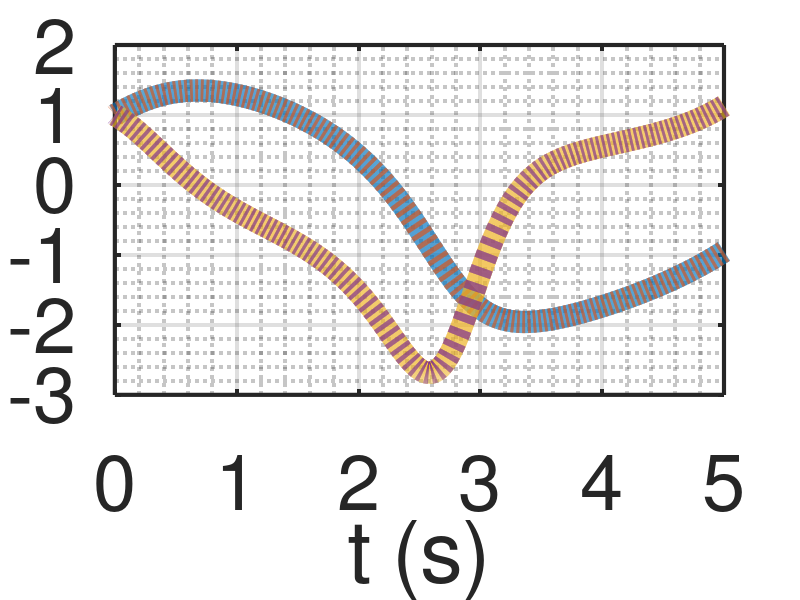
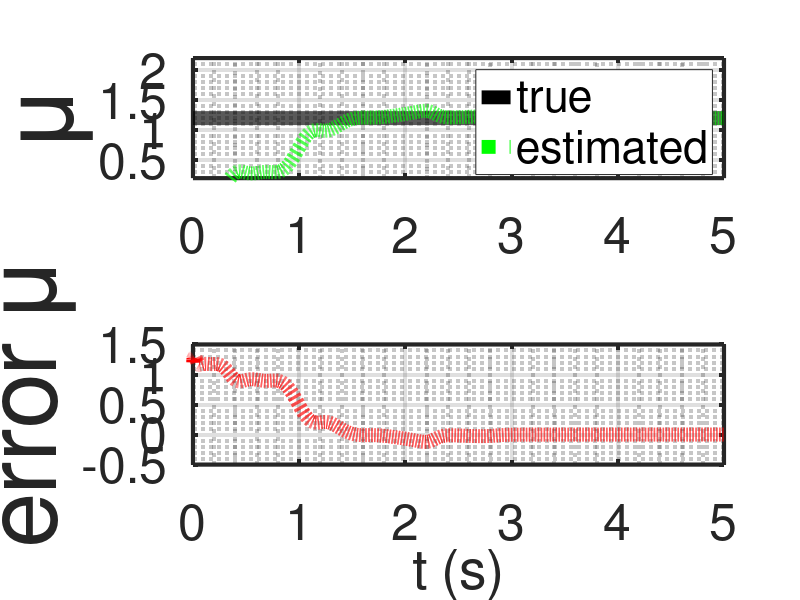
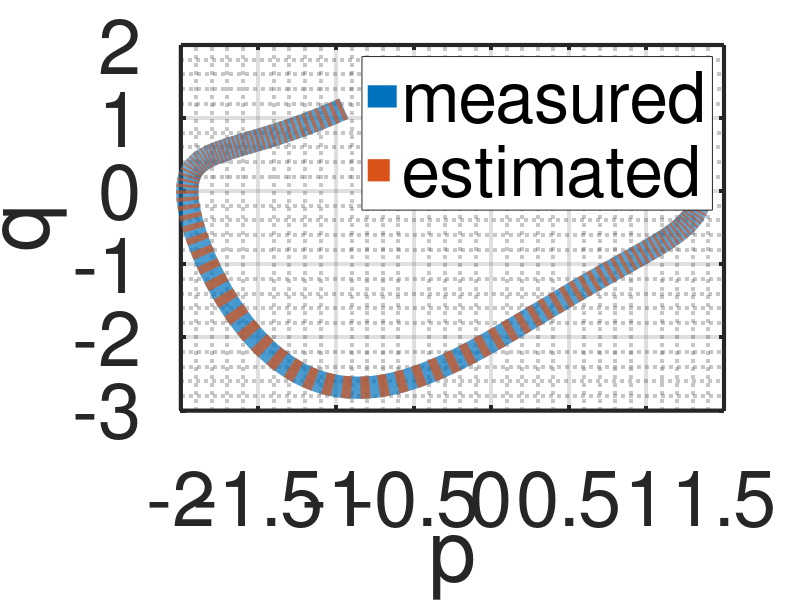

These figures' MATLAB source, in order:
%% Research code by Agus Hasan
%% Paper: "WyNDA: A Method to Discover Mathematical Models of Dynamical Systems from Data" submitted for MethodsX.

clear;
clc;

%% time horizon
tf  = 5;            % time horizon
dt  = 0.001;        % time step
t   = dt:dt:tf;     % time array

%% number of variables and coefficients
n = 2;              % number of measured state
r = 18;             % number of estimated parameters 

%% noise
R = 0;              % noise covariance

%% state initialization
x        = [1;1];           % actual state initialization
xbar     = x;               % estimated state initialization
y        = x;               % measurement initialization
thetabar = zeros(r,1);      % estimated parameter initialization
 
%% true parameters
mu = 1.2;

%% for plotting
xArray          = [];
xbarArray       = [];
yArray          = [];
thetabarArray   = [];

%% Initialization for estimator

lambdav = 0.995;
lambdat = 0.999;
Rx      = 1*eye(n);
Rt      = 1*eye(n);
Px      = 0.1*eye(n);
Pt      = 0.1*eye(r);
Gamma   = 1*zeros(n,r);

%% simulation
for i=1:(tf/dt)

    xArray         = [xArray x];
    xbarArray      = [xbarArray xbar];    
    yArray         = [yArray y];
    thetabarArray  = [thetabarArray thetabar]; 
    
    x = x+dt*[x(2);mu*(1-x(1)^2)*x(2)-x(1)];
    y = x+dt*R^2*randn(n,1);

    Phi = [y(1) y(2) y(1)^2 y(2)^2 y(1)*y(2) y(1)^3 y(2)^3 y(1)^2*y(2) y(1)*y(2)^2 zeros(9,1)';
           zeros(9,1)' y(1) y(2) y(1)^2 y(2)^2 y(1)*y(2) y(1)^3 y(2)^3 y(1)^2*y(2) y(1)*y(2)^2];
    
    % Estimation using adaptive observer
    Kx = Px*inv(Px+Rx);
    Kt = Pt*Gamma'*inv(Gamma*Pt*Gamma'+Rt);
    Gamma = (eye(n)-Kx)*Gamma;

    xbar = xbar+(Kx+Gamma*Kt)*(y-xbar);
    thetabar = thetabar-Kt*(y-xbar);

    xbar = xbar+Phi*thetabar;
    thetabar = thetabar;

    Px = (1/lambdav)*eye(n)*(eye(n)-Kx)*Px*eye(n);
    Pt = (1/lambdat)*(eye(r)-Kt*Gamma)*Pt;
    Gamma = eye(n)*Gamma-Phi;

end

figure(1)
plot(t,yArray(1,:),'-','LineWidth',16);
hold on;
plot(t,xbarArray(1,:),':','LineWidth',16)
hold on;
plot(t,yArray(2,:),'-','LineWidth',16);
hold on;
plot(t,xbarArray(2,:),':','LineWidth',16)
set(gca,'color','white','LineWidth',3,'FontSize',56)
%legend('true # of prey','estimated # of prey','true # of predator','estimated # of predator')
grid on;
grid minor;
%ylabel('# of population')
xlabel('t (s)')

figure(2)
subplot(2,1,1)
plot(t,mu*ones(1,length(t)),'-k','LineWidth',10);
hold on;
plot(t,thetabarArray(11,:)/dt,':g','LineWidth',10);
set(gca,'color','white','LineWidth',3,'FontSize',36)
legend('true','estimated')
grid on;
grid minor;
ylim([mu-1 mu+1])
ylabel('\mu','FontSize',72)
subplot(2,1,2)
plot(t,mu*ones(1,length(t))-thetabarArray(11,:)/dt,':r','LineWidth',10);
set(gca,'color','white','LineWidth',3,'FontSize',36)
grid on;
grid minor;
ylabel('error \mu','FontSize',72)
xlabel('t (s)')

figure(3)
plot(yArray(1,:),yArray(2,:),'-','LineWidth',16);
hold on;
plot(xbarArray(1,:),xbarArray(2,:),':','LineWidth',16)
set(gca,'color','white','LineWidth',3,'FontSize',56)
legend('measured','estimated')
grid on;
grid minor;
ylabel('q')
xlabel('p')
